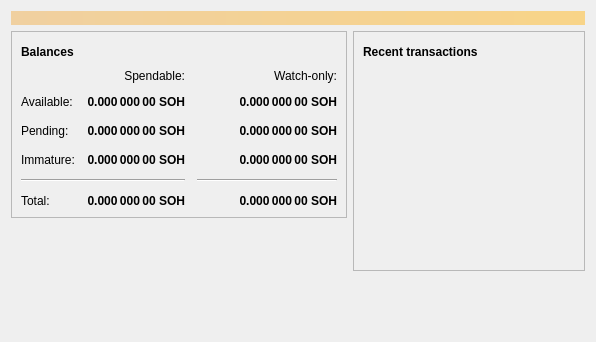
<?xml version="1.0" encoding="UTF-8"?>
<ui version="4.0">
 <class>OverviewPage</class>
 <widget class="QWidget" name="OverviewPage">
  <property name="geometry">
   <rect>
    <x>0</x>
    <y>0</y>
    <width>596</width>
    <height>342</height>
   </rect>
  </property>
  <property name="windowTitle">
   <string>Form</string>
  </property>
  <layout class="QVBoxLayout" name="topLayout">
   <item>
    <widget class="QLabel" name="labelAlerts">
     <property name="visible">
      <bool>false</bool>
     </property>
     <property name="styleSheet">
      <string notr="true">QLabel { background-color: qlineargradient(x1: 0, y1: 0, x2: 1, y2: 0, stop:0 #F0D0A0, stop:1 #F8D488); color:#000000; }</string>
     </property>
     <property name="wordWrap">
      <bool>true</bool>
     </property>
     <property name="margin">
      <number>3</number>
     </property>
     <property name="textInteractionFlags">
      <set>Qt::TextSelectableByMouse</set>
     </property>
    </widget>
   </item>
   <item>
    <layout class="QHBoxLayout" name="horizontalLayout" stretch="1,1">
     <item>
      <layout class="QVBoxLayout" name="verticalLayout_2">
       <item>
        <widget class="QFrame" name="frame">
         <property name="frameShape">
          <enum>QFrame::StyledPanel</enum>
         </property>
         <property name="frameShadow">
          <enum>QFrame::Raised</enum>
         </property>
         <layout class="QVBoxLayout" name="verticalLayout_4">
          <item>
           <layout class="QHBoxLayout" name="horizontalLayout_4">
            <item>
             <widget class="QLabel" name="label_5">
              <property name="font">
               <font>
                <weight>75</weight>
                <bold>true</bold>
               </font>
              </property>
              <property name="text">
               <string>Balances</string>
              </property>
             </widget>
            </item>
            <item>
             <widget class="QPushButton" name="labelWalletStatus">
              <property name="enabled">
               <bool>true</bool>
              </property>
              <property name="maximumSize">
               <size>
                <width>30</width>
                <height>16777215</height>
               </size>
              </property>
              <property name="toolTip">
               <string>The displayed information may be out of date. Your wallet automatically synchronizes with the Stohn network after a connection is established, but this process has not completed yet.</string>
              </property>
              <property name="text">
               <string/>
              </property>
              <property name="icon">
               <iconset resource="../bitcoin.qrc">
                <normaloff>:/icons/warning</normaloff>
                <disabledoff>:/icons/warning</disabledoff>:/icons/warning</iconset>
              </property>
              <property name="iconSize">
               <size>
                <width>24</width>
                <height>24</height>
               </size>
              </property>
              <property name="flat">
               <bool>true</bool>
              </property>
             </widget>
            </item>
            <item>
             <spacer name="horizontalSpacer_3">
              <property name="orientation">
               <enum>Qt::Horizontal</enum>
              </property>
              <property name="sizeHint" stdset="0">
               <size>
                <width>40</width>
                <height>20</height>
               </size>
              </property>
             </spacer>
            </item>
           </layout>
          </item>
          <item>
           <layout class="QGridLayout" name="gridLayout">
            <property name="spacing">
             <number>12</number>
            </property>
            <item row="2" column="2">
             <widget class="QLabel" name="labelWatchPending">
              <property name="font">
               <font>
                <weight>75</weight>
                <bold>true</bold>
               </font>
              </property>
              <property name="cursor">
               <cursorShape>IBeamCursor</cursorShape>
              </property>
              <property name="toolTip">
               <string>Unconfirmed transactions to watch-only addresses</string>
              </property>
              <property name="text">
               <string notr="true">0.000 000 00 SOH</string>
              </property>
              <property name="alignment">
               <set>Qt::AlignRight|Qt::AlignTrailing|Qt::AlignVCenter</set>
              </property>
              <property name="textInteractionFlags">
               <set>Qt::LinksAccessibleByMouse|Qt::TextSelectableByKeyboard|Qt::TextSelectableByMouse</set>
              </property>
             </widget>
            </item>
            <item row="2" column="1">
             <widget class="QLabel" name="labelUnconfirmed">
              <property name="font">
               <font>
                <weight>75</weight>
                <bold>true</bold>
               </font>
              </property>
              <property name="cursor">
               <cursorShape>IBeamCursor</cursorShape>
              </property>
              <property name="toolTip">
               <string>Total of transactions that have yet to be confirmed, and do not yet count toward the spendable balance</string>
              </property>
              <property name="text">
               <string notr="true">0.000 000 00 SOH</string>
              </property>
              <property name="alignment">
               <set>Qt::AlignRight|Qt::AlignTrailing|Qt::AlignVCenter</set>
              </property>
              <property name="textInteractionFlags">
               <set>Qt::LinksAccessibleByMouse|Qt::TextSelectableByKeyboard|Qt::TextSelectableByMouse</set>
              </property>
             </widget>
            </item>
            <item row="3" column="2">
             <widget class="QLabel" name="labelWatchImmature">
              <property name="font">
               <font>
                <weight>75</weight>
                <bold>true</bold>
               </font>
              </property>
              <property name="cursor">
               <cursorShape>IBeamCursor</cursorShape>
              </property>
              <property name="toolTip">
               <string>Mined balance in watch-only addresses that has not yet matured</string>
              </property>
              <property name="text">
               <string notr="true">0.000 000 00 SOH</string>
              </property>
              <property name="alignment">
               <set>Qt::AlignRight|Qt::AlignTrailing|Qt::AlignVCenter</set>
              </property>
              <property name="textInteractionFlags">
               <set>Qt::LinksAccessibleByMouse|Qt::TextSelectableByKeyboard|Qt::TextSelectableByMouse</set>
              </property>
             </widget>
            </item>
            <item row="4" column="0" colspan="2">
             <widget class="Line" name="line">
              <property name="orientation">
               <enum>Qt::Horizontal</enum>
              </property>
             </widget>
            </item>
            <item row="4" column="2">
             <widget class="Line" name="lineWatchBalance">
              <property name="sizePolicy">
               <sizepolicy hsizetype="Preferred" vsizetype="Fixed">
                <horstretch>0</horstretch>
                <verstretch>0</verstretch>
               </sizepolicy>
              </property>
              <property name="minimumSize">
               <size>
                <width>140</width>
                <height>0</height>
               </size>
              </property>
              <property name="orientation">
               <enum>Qt::Horizontal</enum>
              </property>
             </widget>
            </item>
            <item row="5" column="0">
             <widget class="QLabel" name="labelTotalText">
              <property name="text">
               <string>Total:</string>
              </property>
             </widget>
            </item>
            <item row="3" column="1">
             <widget class="QLabel" name="labelImmature">
              <property name="font">
               <font>
                <weight>75</weight>
                <bold>true</bold>
               </font>
              </property>
              <property name="cursor">
               <cursorShape>IBeamCursor</cursorShape>
              </property>
              <property name="toolTip">
               <string>Mined balance that has not yet matured</string>
              </property>
              <property name="text">
               <string notr="true">0.000 000 00 SOH</string>
              </property>
              <property name="alignment">
               <set>Qt::AlignRight|Qt::AlignTrailing|Qt::AlignVCenter</set>
              </property>
              <property name="textInteractionFlags">
               <set>Qt::LinksAccessibleByMouse|Qt::TextSelectableByKeyboard|Qt::TextSelectableByMouse</set>
              </property>
             </widget>
            </item>
            <item row="2" column="3">
             <spacer name="horizontalSpacer_2">
              <property name="orientation">
               <enum>Qt::Horizontal</enum>
              </property>
              <property name="sizeHint" stdset="0">
               <size>
                <width>40</width>
                <height>20</height>
               </size>
              </property>
             </spacer>
            </item>
            <item row="3" column="0">
             <widget class="QLabel" name="labelImmatureText">
              <property name="text">
               <string>Immature:</string>
              </property>
             </widget>
            </item>
            <item row="5" column="1">
             <widget class="QLabel" name="labelTotal">
              <property name="font">
               <font>
                <weight>75</weight>
                <bold>true</bold>
               </font>
              </property>
              <property name="cursor">
               <cursorShape>IBeamCursor</cursorShape>
              </property>
              <property name="toolTip">
               <string>Your current total balance</string>
              </property>
              <property name="text">
               <string notr="true">0.000 000 00 SOH</string>
              </property>
              <property name="alignment">
               <set>Qt::AlignRight|Qt::AlignTrailing|Qt::AlignVCenter</set>
              </property>
              <property name="textInteractionFlags">
               <set>Qt::LinksAccessibleByMouse|Qt::TextSelectableByKeyboard|Qt::TextSelectableByMouse</set>
              </property>
             </widget>
            </item>
            <item row="5" column="2">
             <widget class="QLabel" name="labelWatchTotal">
              <property name="font">
               <font>
                <weight>75</weight>
                <bold>true</bold>
               </font>
              </property>
              <property name="cursor">
               <cursorShape>IBeamCursor</cursorShape>
              </property>
              <property name="toolTip">
               <string>Current total balance in watch-only addresses</string>
              </property>
              <property name="text">
               <string notr="true">0.000 000 00 SOH</string>
              </property>
              <property name="alignment">
               <set>Qt::AlignRight|Qt::AlignTrailing|Qt::AlignVCenter</set>
              </property>
              <property name="textInteractionFlags">
               <set>Qt::LinksAccessibleByMouse|Qt::TextSelectableByKeyboard|Qt::TextSelectableByMouse</set>
              </property>
             </widget>
            </item>
            <item row="0" column="2">
             <widget class="QLabel" name="labelWatchonly">
              <property name="text">
               <string>Watch-only:</string>
              </property>
              <property name="alignment">
               <set>Qt::AlignRight|Qt::AlignTrailing|Qt::AlignVCenter</set>
              </property>
             </widget>
            </item>
            <item row="1" column="0">
             <widget class="QLabel" name="labelBalanceText">
              <property name="text">
               <string>Available:</string>
              </property>
             </widget>
            </item>
            <item row="1" column="1">
             <widget class="QLabel" name="labelBalance">
              <property name="font">
               <font>
                <weight>75</weight>
                <bold>true</bold>
               </font>
              </property>
              <property name="cursor">
               <cursorShape>IBeamCursor</cursorShape>
              </property>
              <property name="toolTip">
               <string>Your current spendable balance</string>
              </property>
              <property name="text">
               <string notr="true">0.000 000 00 SOH</string>
              </property>
              <property name="alignment">
               <set>Qt::AlignRight|Qt::AlignTrailing|Qt::AlignVCenter</set>
              </property>
              <property name="textInteractionFlags">
               <set>Qt::LinksAccessibleByMouse|Qt::TextSelectableByKeyboard|Qt::TextSelectableByMouse</set>
              </property>
             </widget>
            </item>
            <item row="1" column="2">
             <widget class="QLabel" name="labelWatchAvailable">
              <property name="font">
               <font>
                <weight>75</weight>
                <bold>true</bold>
               </font>
              </property>
              <property name="cursor">
               <cursorShape>IBeamCursor</cursorShape>
              </property>
              <property name="toolTip">
               <string>Your current balance in watch-only addresses</string>
              </property>
              <property name="text">
               <string notr="true">0.000 000 00 SOH</string>
              </property>
              <property name="alignment">
               <set>Qt::AlignRight|Qt::AlignTrailing|Qt::AlignVCenter</set>
              </property>
              <property name="textInteractionFlags">
               <set>Qt::LinksAccessibleByMouse|Qt::TextSelectableByKeyboard|Qt::TextSelectableByMouse</set>
              </property>
             </widget>
            </item>
            <item row="2" column="0">
             <widget class="QLabel" name="labelPendingText">
              <property name="text">
               <string>Pending:</string>
              </property>
             </widget>
            </item>
            <item row="0" column="1">
             <widget class="QLabel" name="labelSpendable">
              <property name="text">
               <string>Spendable:</string>
              </property>
              <property name="alignment">
               <set>Qt::AlignRight|Qt::AlignTrailing|Qt::AlignVCenter</set>
              </property>
             </widget>
            </item>
           </layout>
          </item>
         </layout>
        </widget>
       </item>
       <item>
        <spacer name="verticalSpacer">
         <property name="orientation">
          <enum>Qt::Vertical</enum>
         </property>
         <property name="sizeHint" stdset="0">
          <size>
           <width>20</width>
           <height>40</height>
          </size>
         </property>
        </spacer>
       </item>
      </layout>
     </item>
     <item>
      <layout class="QVBoxLayout" name="verticalLayout_3">
       <item>
        <widget class="QFrame" name="frame_2">
         <property name="frameShape">
          <enum>QFrame::StyledPanel</enum>
         </property>
         <property name="frameShadow">
          <enum>QFrame::Raised</enum>
         </property>
         <layout class="QVBoxLayout" name="verticalLayout">
          <item>
           <layout class="QHBoxLayout" name="horizontalLayout_2">
            <item>
             <widget class="QLabel" name="label_4">
              <property name="font">
               <font>
                <weight>75</weight>
                <bold>true</bold>
               </font>
              </property>
              <property name="text">
               <string>Recent transactions</string>
              </property>
             </widget>
            </item>
            <item>
             <widget class="QPushButton" name="labelTransactionsStatus">
              <property name="enabled">
               <bool>true</bool>
              </property>
              <property name="maximumSize">
               <size>
                <width>30</width>
                <height>16777215</height>
               </size>
              </property>
              <property name="toolTip">
               <string>The displayed information may be out of date. Your wallet automatically synchronizes with the Stohn network after a connection is established, but this process has not completed yet.</string>
              </property>
              <property name="text">
               <string/>
              </property>
              <property name="icon">
               <iconset resource="../bitcoin.qrc">
                <normaloff>:/icons/warning</normaloff>
                <disabledoff>:/icons/warning</disabledoff>:/icons/warning</iconset>
              </property>
              <property name="iconSize">
               <size>
                <width>24</width>
                <height>24</height>
               </size>
              </property>
              <property name="flat">
               <bool>true</bool>
              </property>
             </widget>
            </item>
            <item>
             <spacer name="horizontalSpacer">
              <property name="orientation">
               <enum>Qt::Horizontal</enum>
              </property>
              <property name="sizeHint" stdset="0">
               <size>
                <width>40</width>
                <height>20</height>
               </size>
              </property>
             </spacer>
            </item>
           </layout>
          </item>
          <item>
           <widget class="QListView" name="listTransactions">
            <property name="styleSheet">
             <string notr="true">QListView { background: transparent; }</string>
            </property>
            <property name="frameShape">
             <enum>QFrame::NoFrame</enum>
            </property>
            <property name="verticalScrollBarPolicy">
             <enum>Qt::ScrollBarAlwaysOff</enum>
            </property>
            <property name="horizontalScrollBarPolicy">
             <enum>Qt::ScrollBarAlwaysOff</enum>
            </property>
            <property name="selectionMode">
             <enum>QAbstractItemView::NoSelection</enum>
            </property>
           </widget>
          </item>
         </layout>
        </widget>
       </item>
       <item>
        <spacer name="verticalSpacer_2">
         <property name="orientation">
          <enum>Qt::Vertical</enum>
         </property>
         <property name="sizeHint" stdset="0">
          <size>
           <width>20</width>
           <height>40</height>
          </size>
         </property>
        </spacer>
       </item>
      </layout>
     </item>
    </layout>
   </item>
  </layout>
 </widget>
 <resources/>
 <connections/>
</ui>
